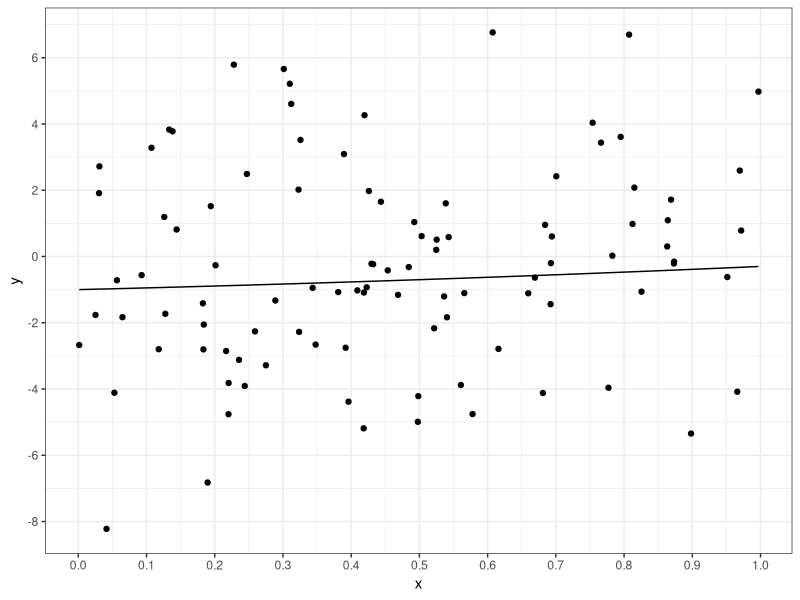
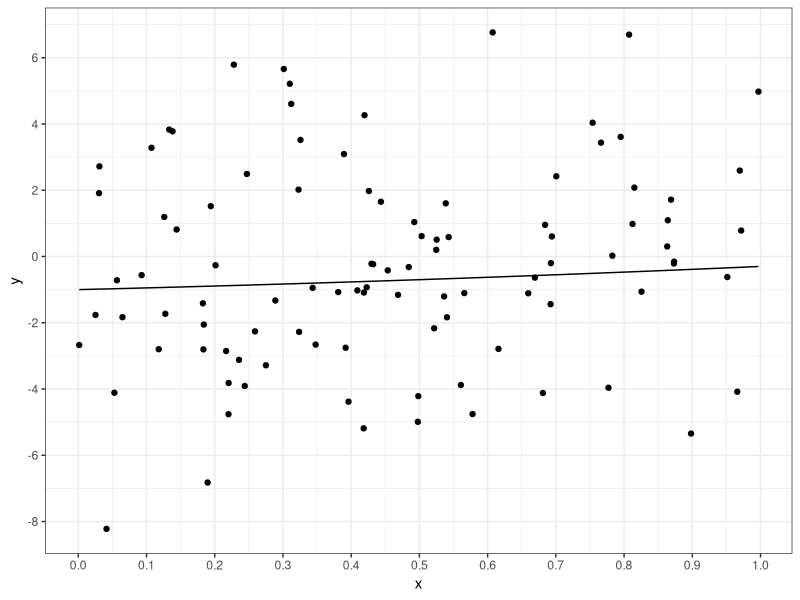
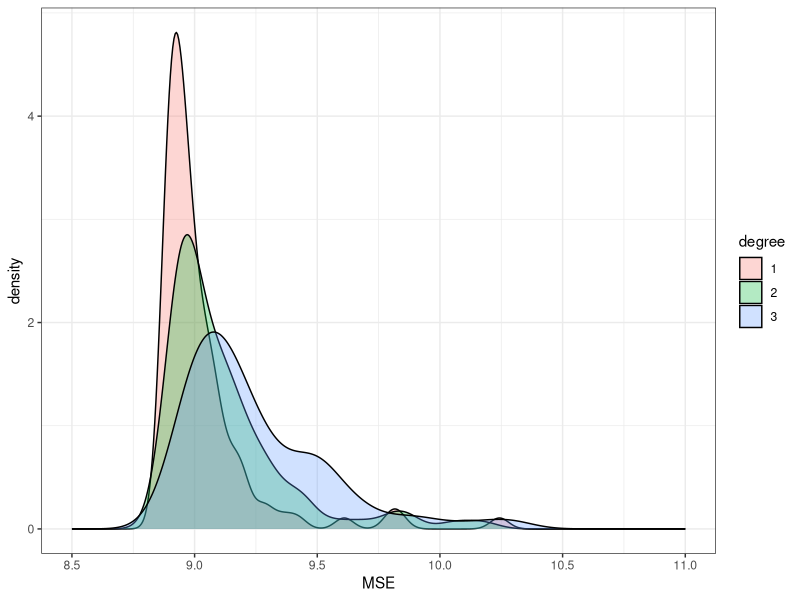

Write the R code that produced these figures, in order.
## ---- chunk 1
#| include: false
# Set global configurations and settings here
knitr::opts_chunk$set()                 # set global chunk options
ggplot2::theme_set(ggplot2::theme_bw()) # set ggplot2 theme
## ---- chunk 2
#| message: false
#| warning: false
library(tidyverse) # functions for data manipulation
## ---- chunk 3
# generates random x values
sim_x <- function(n) {
  runif(n)
}

# defines function y
f <- function(x) {
  -1 + .5*x + .2*(x^2)
}

# generates y values based on x
sim_y <- function(x, sd) {
  n = length(x)
  f(x) + rnorm(n, sd = sd)
}
## ---- chunk 4
n <-  100
sd <-  3

set.seed(611)

x <- sim_x(n)
y <- sim_y(x, sd = sd)

data_train <- tibble(x,y)
## ---- chunk 5
ggplot(data_train, aes(x,y)) + geom_point() + 
  geom_function(fun = f) +
  scale_x_continuous(breaks=seq(0,1, by=.10)) +
  scale_y_continuous(breaks=seq(-50,50,by=2))


## ---- chunk 6
# fitting all three models
deg1_model = lm(y~poly(x, degree=1), data=data_train)
deg2_model = lm(y~poly(x, degree=2), data=data_train)
deg3_model = lm(y~poly(x, degree=3), data=data_train)
## ---- chunk 7
deg1_model$coefficients
## ---- chunk 8
ggplot(data_train, aes(x,y)) + geom_point() + 
  geom_function(fun = f) +
  scale_x_continuous(breaks=seq(0,1, by=.1)) +
  scale_y_continuous(breaks=seq(-50,50,by=2))

## ---- chunk 9
n_test <- 10000
set.seed(612)

x_test <- sim_x(n_test)
y_test <- sim_y(x_test, sd=sd)
data_test <- tibble(x=x_test, y=y_test)
## ---- chunk 10
#: Function to fit, predict, and evaluate a polynomial regression model

poly_eval <- function(deg, data_train, data_test){

if(deg==0) m = lm(y~1, data=data_train) # intercept only model

else m = lm(y~poly(x, degree=deg), data=data_train) # polynomial
p = length(coef(m)) # number of parameters
#: calculate training MSE
mse_train = mean(m$residuals^2) # training MSE
#: calculate test MSE
yhat = predict(m, data_test) # predictions at test X's
mse_test = mean( (data_test$y - yhat)^2 )# test MSE
#: output a data frame of relevant info
tibble(degree=deg, edf=p, mse_train, mse_test)
}
## ---- chunk 11
poly_eval(deg=1, data_train, data_test)
poly_eval(deg=2, data_train, data_test)
poly_eval(deg=3, data_train, data_test)

## ---- chunk 12
data_test
## ---- chunk 13

## ---- chunk 14
# need to generate yhat values based on function
#yhat = predict(m, data_test) # predictions at test X's
#mse_test = mean( (data_test$y - yhat)^2 )# test MSE

# function that generates yhat values using true function
gen_yhat <- function(data_test) {
  
yhat_list <- vector()

for (i in 1:nrow(data_test)){
  
  yhat <- -1 + .5*data_test$x[i] + .2*(data_test$x[i]^2)
  
  yhat_list[i] <- yhat
}

yhat_list
}

yhat_list <- gen_yhat(data_test)

# get the test MSE
mse_test <- mean((data_test$y - yhat_list)^2)
## ---- chunk 15
mse_test
## ---- chunk 16
set.seed(613)

MSE_deg1 <- vector()
MSE_deg2 <- vector()
MSE_deg3 <- vector()

for (i in 1:100){
  
  n <-  100
  sd <-  3

  x <- sim_x(n)
  y <- sim_y(x, sd = sd)

  data_train <- tibble(x,y)
  
  deg1_model = lm(y~poly(x, degree=1), data=data_train)
  deg2_model = lm(y~poly(x, degree=2), data=data_train)
  deg3_model = lm(y~poly(x, degree=3), data=data_train)
  
  # caculate test MSE
  
  yhat_1 = predict(deg1_model, data_test) # predictions at test X's
  mse_test_deg1 = mean( (data_test$y - yhat_1)^2 )# test MSE
  
  yhat_2 = predict(deg2_model, data_test) # predictions at test X's
  mse_test_deg2 = mean( (data_test$y - yhat_2)^2 )# test MSE

  yhat_3 = predict(deg3_model, data_test) # predictions at test X's
  mse_test_deg3 = mean( (data_test$y - yhat_3)^2 )# test MSE

  MSE_deg1[i] <- mse_test_deg1
  MSE_deg2[i] <- mse_test_deg2
  MSE_deg3[i] <- mse_test_deg3
}

## ---- chunk 17
degree <- c(rep(1, length(MSE_deg1)),rep(2, length(MSE_deg2)),rep(3, length(MSE_deg3)))
                
MSE <- c(MSE_deg1, MSE_deg2, MSE_deg3)
kd_df <- data.frame(degree, MSE)
kd_df$degree <- as.factor(kd_df$degree)

## ---- chunk 18
ggplot(kd_df, aes(x=MSE, fill=degree)) +
  geom_density(alpha=0.3) +
  scale_x_continuous(breaks=seq(7,11, by=.5), limits = c(8.5, 11)) +
  scale_y_continuous(breaks=seq(0,50,by=2))
## ---- chunk 19
set.seed(613)

count_best_model1 <- 0
count_best_model2 <- 0
count_best_model3 <- 0

MSE_deg1 <- vector()
MSE_deg2 <- vector()
MSE_deg3 <- vector()

for (i in 1:100){
  
  n <-  100
  sd <-  3

  x <- sim_x(n)
  y <- sim_y(x, sd = sd)

  data_train <- tibble(x,y)
  
  deg1_model = lm(y~poly(x, degree=1), data=data_train)
  deg2_model = lm(y~poly(x, degree=2), data=data_train)
  deg3_model = lm(y~poly(x, degree=3), data=data_train)
  
  # caculate test MSE
  
  yhat_1 = predict(deg1_model, data_test) # predictions at test X's
  mse_test_deg1 = mean( (data_test$y - yhat_1)^2 )# test MSE
  
  yhat_2 = predict(deg2_model, data_test) # predictions at test X's
  mse_test_deg2 = mean( (data_test$y - yhat_2)^2 )# test MSE

  yhat_3 = predict(deg3_model, data_test) # predictions at test X's
  mse_test_deg3 = mean( (data_test$y - yhat_3)^2 )# test MSE
  
  if (count_best_model1 < count_best_model2 & count_best_model1 < count_best_model2){
    count_best_model1 <- count_best_model1 + 1
  }
  
  else if (count_best_model2 < count_best_model1 & count_best_model2 < count_best_model3){
    count_best_model2 <- count_best_model2 + 1
  }
  else if (count_best_model3 < count_best_model1 & count_best_model3 < count_best_model2){
    count_best_model3 <- count_best_model3 + 1
  }

  MSE_deg1[i] <- mse_test_deg1
  MSE_deg2[i] <- mse_test_deg2
  MSE_deg3[i] <- mse_test_deg3
  
}
## ---- chunk 20
